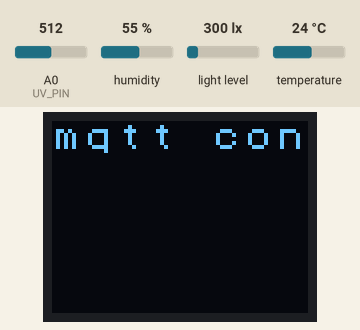
Simulated run of this sketch. Board: ESP8266 (NodeMCU). Shown: 64×48 one-colour display. The inputs (shaded band) are chosen by the test bench; at power-on: humidity 55 %, light level 300 lx, temperature 24 °C, A0 (UV_PIN) = 512. WiFi joins after 1.5 s; servers stay silent unless stated; no MQTT or app messages arrive unless stated; what the sketch prints to the serial monitor is not drawn.

Above: at 1.8 s.
2.9 s: humidity set to 22 %
At 4.5 s:
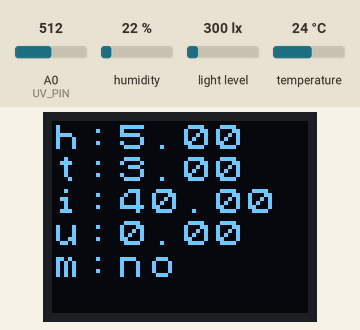
7.1 s: light level set to 40 lx
At 8.5 s:
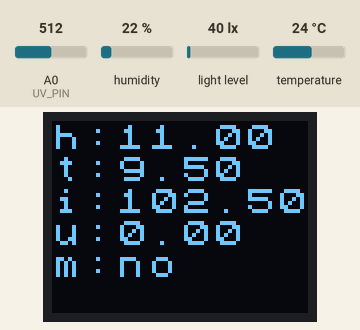
10.2 s: temperature set to 12 °C
At 11.4 s:
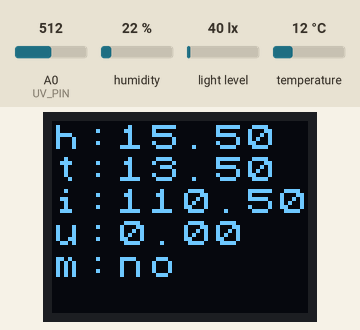
13.2 s: humidity set to 40 %
At 14.5 s:
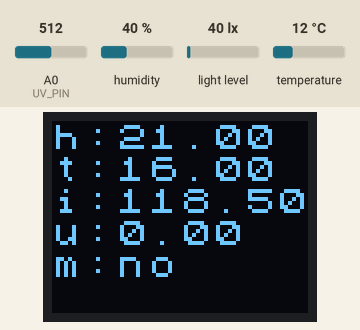
16.2 s: light level set to 500 lx
At 17.3 s:
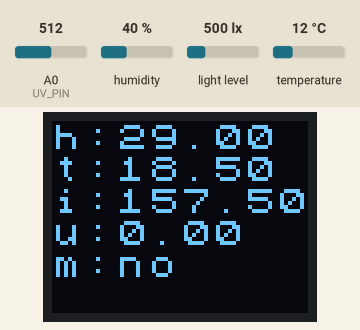
Timing chart, 0 to 19.2 s (numbered marks = the images above; inputs shaded):
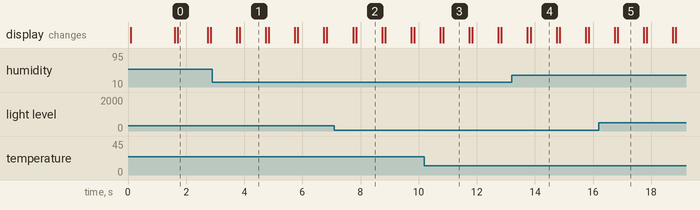

Measured:
- what the display in image 0 shows lasts 1.0 s, from 1.7 s to 2.7 s
- what the display in image 1 shows lasts 0.9 s, from 3.8 s to 4.7 s

The sketch:

usensor-firmware.ino
```cpp
#ifndef DISPLAY
    #define DISPLAY 1
#endif

#ifndef SERIAL
    #define SERIAL 1
#endif

#ifndef MQTT
    #define MQTT 1
    #define MQTT_SERVER "192.168.0.111"
    #define MQTT_PORT 1883
#endif

#ifndef HUMIDITY
    #define HUMIDITY 1
#endif

#ifndef TEMPERATURE
    #define TEMPERATURE 1
#endif

#ifndef ILLUMINANCE
    #define ILLUMINANCE 1
#endif

#ifndef UV
    #define UV 1
    #define UV_PIN A0
#endif

#ifndef MOTION
    #define MOTION 1
    #define MOTION_PIN 0
#endif

#include <Wire.h>
#include <ESP8266WiFi.h>

WiFiClient wifi;
const char ssid[] = "";
const char pass[] = "";

#ifdef DISPLAY
    #include <U8g2lib.h>
    #include <U8x8lib.h>

    U8X8_SSD1306_64X48_ER_HW_I2C display(U8X8_PIN_NONE);
#endif

#ifdef MQTT
    #include <PubSubClient.h>

    PubSubClient mqtt(wifi);
#endif

#if defined HUMIDITY || defined TEMPERATURE
    #include <SHT31.h>

    SHT31 sht;
#endif

#ifdef HUMIDITY
    #define HMDT_FLUSH_CNT 60
    #define HMDT_SAMPLE_CNT 15

    int humidity_cnt = 1;
    float humidity_avg = 0.0f;
    float humidity_snd = 0.0f;
    float humidity_tmp[HMDT_SAMPLE_CNT] = { 0.0f };
#endif

#ifdef TEMPERATURE
    #define TEMP_FLUSH_CNT 60
    #define TEMP_SAMPLE_CNT 15

    int temperature_cnt = 1;
    float temperature_avg = 0.0f;
    float temperature_snd = 0.0f;
    float temperature_tmp[TEMP_SAMPLE_CNT] = { 0.0f };
#endif

#ifdef ILLUMINANCE
    #include <BH1750.h>

    BH1750 bh1750;

    #define ILLUMINANCE_FLUSH_CNT 60
    #define ILLUMINANCE_SAMPLE_CNT 15

    int illuminance_cnt = 1;
    float illuminance_avg = 0.0f;
    float illuminance_snd = 0.0f;
    float illuminance_tmp[ILLUMINANCE_SAMPLE_CNT] = { 0.0f };
#endif

#ifdef UV
    #define UV_FLUSH_CNT 60
    #define UV_SAMPLE_CNT 15

    int uv_cnt = 1;
    float uv_avg = 0.0f;
    float uv_snd = 0.0f;
    float uv_tmp[UV_SAMPLE_CNT] = { 0.0f };
#endif

#ifdef MOTION
    int motion_val = LOW;
#endif

int on_time = 0;

#ifdef DISPLAY
void display_measures() {
    display.clearDisplay();

#ifdef HUMIDITY
    display.drawString(0, 0, "h:");
    display.drawString(2, 0, String(humidity_snd).c_str());
#endif

#ifdef TEMPERATURE
    display.drawString(0, 1, "t:");
    display.drawString(2, 1, String(temperature_snd).c_str());
#endif

#ifdef ILLUMINANCE
    display.drawString(0, 2, "i:");
    display.drawString(2, 2, String(illuminance_snd).c_str());
#endif

#ifdef UV
    display.drawString(0, 3, "u:");
    display.drawString(2, 3, String(uv_snd).c_str());
#endif

#ifdef MOTION
    display.drawString(0, 4, "m:");
    display.drawString(2, 4, motion_val == LOW ? "no" : "yes");
#endif
}
#endif

void setup() {
#ifdef SERIAL
    Serial.begin(9600);
#endif

    Wire.begin();
    Wire.setClock(100000);

#if defined HUMIDITY || defined TEMPERATURE
    sht.begin(0x45);
#endif

#ifdef ILLUMINANCE
    bh1750.begin();
#endif

#ifdef DISPLAY
    display.begin();
    display.setPowerSave(0);
    display.setFont(u8x8_font_chroma48medium8_r);
    display.clearDisplay();
#endif

#ifdef SERIAL
    Serial.println();
    Serial.print("connecting to ");
    Serial.println(ssid);
#endif

#ifdef DISPLAY
    display.clearDisplay();
    display.drawString(0, 0, "connecting to:");
    display.drawString(0, 1, ssid);
#endif

    WiFi.mode(WIFI_STA);
    WiFi.begin(ssid, pass);
    while (WiFi.status() != WL_CONNECTED) {
        delay(500);
    }

    randomSeed(micros());

#ifdef SERIAL
    Serial.println("");
    Serial.println("wifi connected");
    Serial.print("ip: ");
    Serial.println(WiFi.localIP());
    Serial.print("mac: ");
    Serial.println(WiFi.macAddress());
#endif

#ifdef DISPLAY
    display.clearDisplay();
    display.drawString(0, 0, "wifi connected");
    display.drawString(0, 1, "ip:");
    display.drawString(0, 2, WiFi.localIP().toString().c_str());
    display.drawString(0, 3, "mac:");
    display.drawString(0, 4, WiFi.macAddress().c_str());
#endif

#ifdef MQTT
    mqtt.setServer(MQTT_SERVER, MQTT_PORT);
#endif

#ifdef MOTION
    pinMode(MOTION_PIN, INPUT_PULLUP);
    motion_val = digitalRead(MOTION_PIN);
#endif

    on_time = millis();
}

void loop() {
#ifdef MQTT
    if (!mqtt.connected()) {
        // Loop until we're reconnected
        while (!mqtt.connected()) {
            // Attempt to connect
            if (mqtt.connect("usensor", "mosquitto", "password")) {
#ifdef SERIAL
                Serial.println("mqtt connected");
#endif

#ifdef DISPLAY
                display.clearDisplay();
                display.drawString(0, 0, "mqtt connected");
#endif

                // Once connected, publish an announcement...
                mqtt.publish("usensor/system/getonline", "online");
#ifdef MOTION
                mqtt.publish("usensor/motion/getvalue", motion_val == LOW ? "OFF" : "ON");
#endif
            } else {
                Serial.print("mqtt connection failed, rc=");
                Serial.print(mqtt.state());
                Serial.println(" try again in 2 seconds");
                // Wait 2 seconds before retrying
                delay(2000);
            }
        }
    }
#endif

    if (millis() - on_time >= 1000) {
        on_time = millis();

#ifdef HUMIDITY
        humidity_cnt++;
#endif

#ifdef TEMPERATURE
        temperature_cnt++;
#endif

#ifdef ILLUMINANCE
        illuminance_cnt++;

        // Illuminance SMA calculation
        for (int i = ILLUMINANCE_SAMPLE_CNT; i > 1; i--) {
            illuminance_tmp[i - 1] = illuminance_tmp[i - 2];
        }
        illuminance_tmp[0] = bh1750.readLightLevel();

        illuminance_avg = 0.0f;
        for (int i = 0; i < ILLUMINANCE_SAMPLE_CNT; i++) {
            illuminance_avg += illuminance_tmp[i];
        }
        illuminance_avg /= ILLUMINANCE_SAMPLE_CNT;
        illuminance_avg = 0.5 * round(2.0 * illuminance_avg);
#endif

#ifdef UV
        uv_cnt++;

        // UV SMA calculation
        for (int i = UV_SAMPLE_CNT; i > 1; i--) {
            uv_tmp[i - 1] = uv_tmp[i - 2];
        }
        // The current UV index is (meanVal * 1000 / 4.3 - 83) / 21
        uv_tmp[0] = analogRead(UV_PIN) / 1024 * 5;

        uv_avg = 0.0f;
        for (int i = 0; i < UV_SAMPLE_CNT; i++) {
            uv_avg += uv_tmp[i];
        }
        uv_avg /= UV_SAMPLE_CNT;
        uv_avg = 0.5 * round(2.0 * uv_avg);
#endif

#if defined HUMIDITY || defined TEMPERATURE
        if (sht.isConnected()) {
            sht.read();

#ifdef HUMIDITY
            // Humidity SMA calculation
            for (int i = HMDT_SAMPLE_CNT; i > 1; i--) {
                humidity_tmp[i - 1] = humidity_tmp[i - 2];
            }
            humidity_tmp[0] = sht.getHumidity();

            humidity_avg = 0.0f;
            for (int i = 0; i < HMDT_SAMPLE_CNT; i++) {
                humidity_avg += humidity_tmp[i];
            }
            humidity_avg /= HMDT_SAMPLE_CNT;
            humidity_avg = 0.5 * round(2.0 * humidity_avg);
#endif

#ifdef TEMPERATURE
            // Temperature SMA calculation
            for (int i = TEMP_SAMPLE_CNT; i > 1; i--) {
                temperature_tmp[i - 1] = temperature_tmp[i - 2];
            }
            temperature_tmp[0] = sht.getTemperature();

            temperature_avg = 0.0f;
            for (int i = 0; i < TEMP_SAMPLE_CNT; i++) {
                temperature_avg += temperature_tmp[i];
            }
            temperature_avg /= TEMP_SAMPLE_CNT;
            temperature_avg = 0.5 * round(2.0 * temperature_avg);
#endif
        }
#endif
    }

#ifdef ILLUMINANCE
    if (illuminance_snd != illuminance_avg || illuminance_cnt % ILLUMINANCE_FLUSH_CNT == 0) {
        illuminance_cnt = 1;
        illuminance_snd = illuminance_avg;

#ifdef SERIAL
        Serial.print("illuminance: ");
        Serial.println(illuminance_snd);
#endif

#ifdef DISPLAY
        display_measures();
#endif

#ifdef MQTT
        mqtt.publish("usensor/illuminance/getvalue", String(illuminance_snd).c_str());
#endif
    }
#endif

#ifdef HUMIDITY
    if (humidity_snd != humidity_avg || humidity_cnt % HMDT_FLUSH_CNT == 0) {
        humidity_cnt = 1;
        humidity_snd = humidity_avg;

#ifdef SERIAL
        Serial.print("humidity: ");
        Serial.println(humidity_snd);
#endif

#ifdef DISPLAY
        display_measures();
#endif

#ifdef MQTT
        mqtt.publish("usensor/humidity/getvalue", String(humidity_snd).c_str());
#endif
    }
#endif

#ifdef TEMPERATURE
    if (temperature_snd != temperature_avg || temperature_cnt % TEMP_FLUSH_CNT == 0) {
        temperature_cnt = 1;
        temperature_snd = temperature_avg;

#ifdef SERIAL
        Serial.print("temperature: ");
        Serial.println(temperature_snd);
#endif

#ifdef DISPLAY
        display_measures();
#endif

#ifdef MQTT
        mqtt.publish("usensor/temperature/getvalue", String(temperature_snd).c_str());
#endif
    }
#endif

#ifdef UV
    if (uv_snd != uv_avg || uv_cnt % UV_FLUSH_CNT == 0) {
        uv_cnt = 1;
        uv_snd = uv_avg;

#ifdef SERIAL
        Serial.print("uv: ");
        Serial.println(uv_snd);
#endif

#ifdef DISPLAY
        display_measures();
#endif

#ifdef MQTT
        mqtt.publish("usensor/uv/getvalue", String(uv_snd).c_str());
#endif
    }
#endif

#ifdef MOTION
    if (digitalRead(MOTION_PIN) == HIGH && motion_val == LOW) {
        motion_val = HIGH;

#ifdef SERIAL
        Serial.println("montion: detected");
#endif

#ifdef DISPLAY
        display_measures();
#endif

#ifdef MQTT
        mqtt.publish("usensor/motion/getvalue", "ON");
#endif
    } else if (digitalRead(MOTION_PIN) == LOW && motion_val == HIGH) {
        motion_val = LOW;

#ifdef SERIAL
        Serial.println("montion: clear");
#endif

#ifdef DISPLAY
        display_measures();
#endif

#ifdef MQTT
        mqtt.publish("usensor/motion/getvalue", "OFF");
#endif
    }
#endif

#ifdef MQTT
    mqtt.loop();
#endif
}
```
